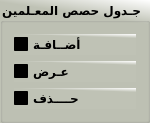
                       <widget class="QGroupBox" name="groupBox_15">
                        <property name="maximumSize">
                         <size>
                          <width>150</width>
                          <height>300</height>
                         </size>
                        </property>
                        <property name="font">
                         <font>
                          <family>PT Bold Heading</family>
                          <pointsize>9</pointsize>
                          <weight>75</weight>
                          <italic>false</italic>
                          <bold>true</bold>
                         </font>
                        </property>
                        <property name="styleSheet">
                         <string notr="true">background:rgb(231, 231, 231);
background-color: qlineargradient(spread:pad, x1:0.964478, y1:0.193, x2:1, y2:0, stop:0 rgba(191, 194, 181, 255), stop:1 rgba(255, 255, 255, 255));    font: 9pt &quot;PT Bold Heading&quot;;
    font-weight: bold;
 color:rgb</string>
                        </property>
                        <property name="title">
                         <string>جـدول حصص المعـلمين</string>
                        </property>
                        <layout class="QGridLayout" name="gridLayout_55">
                         <item row="0" column="0">
                          <widget class="QCheckBox" name="checkBox_422">
                           <property name="font">
                            <font>
                             <family>PT Bold Heading</family>
                             <pointsize>9</pointsize>
                             <weight>75</weight>
                             <italic>false</italic>
                             <bold>true</bold>
                            </font>
                           </property>
                           <property name="text">
                            <string>أضــافـة</string>
                           </property>
                          </widget>
                         </item>
                         <item row="1" column="0">
                          <widget class="QCheckBox" name="checkBox_423">
                           <property name="font">
                            <font>
                             <family>PT Bold Heading</family>
                             <pointsize>9</pointsize>
                             <weight>75</weight>
                             <italic>false</italic>
                             <bold>true</bold>
                            </font>
                           </property>
                           <property name="text">
                            <string>عـرض </string>
                           </property>
                          </widget>
                         </item>
                         <item row="2" column="0">
                          <widget class="QCheckBox" name="checkBox_421">
                           <property name="font">
                            <font>
                             <family>PT Bold Heading</family>
                             <pointsize>9</pointsize>
                             <weight>75</weight>
                             <italic>false</italic>
                             <bold>true</bold>
                            </font>
                           </property>
                           <property name="text">
                            <string>حــــذف</string>
                           </property>
                          </widget>
                         </item>
                        </layout>
                       </widget>
